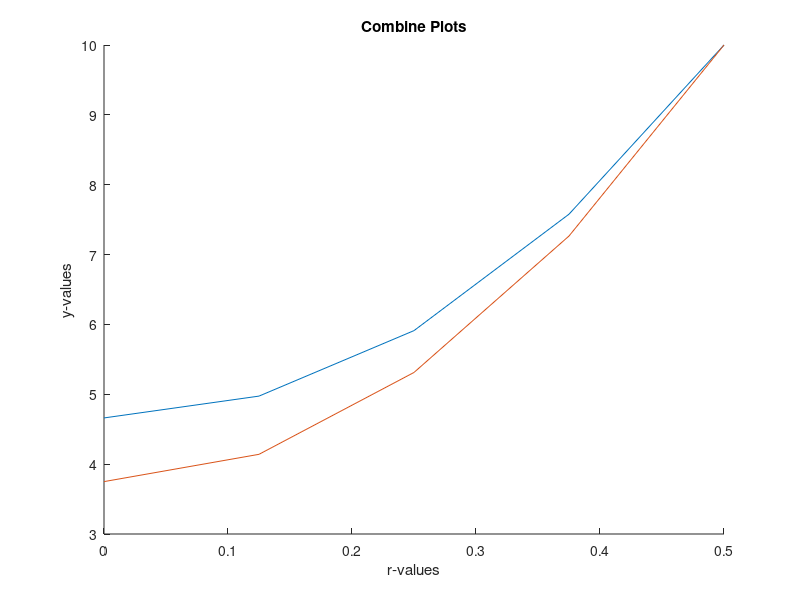

MATLAB code for this plot:
clc;
clear all;
Ce=10;
R=0.5;
k=4*10^(-9);
s= 10^(-8);
Deff= 10^(-10);

N=4;
dr=R/N;



d1= (Deff)/(dr^2);
d2= Deff/dr;

K=sparse(N+1,N+1);
F=zeros(N+1,1);

C0=0;

K(1,1)=-3;
K(1,2)=4;
K(1,3)=-1;
K(N+1,N+1)=1;
F(1,1)=0;
F(N+1,1)=Ce;
for i = 2:N;
        K(i,i-1:i+1) = [d1 -2*d1-d2/(dr*(i-1)) d1+d2/(dr*(i-1))];
        F(i,1) = s;
end

U=K\F;

x=0:dr:R;
hold on
plot(x,U,'DisplayName','numerical solution')


X= (1/4).*(s./Deff).*(x.^2-R^2)+Ce
plot(x,X,'DisplayName','analytical solution')

title('Combine Plots')
xlabel('r-values')
ylabel('y-values')

hold off
% initial value of norme 1 and 2 
L_1 =1/(N+1)*(U(1)-X(1));
L_2=(1/(N+1)*(U(1)-X(1))^2);
% storing in a matrix the error to find the maximum for Linfinity
store = [U(1)-X(1)];
% applying the sum and concatination of matrices
for j=2:N+1
    L_1=L_1+ 1/(N+1)*(U(j)-X(j));
    L_2=L_2+ (1/(N+1)*(U(j)-X(j))^2);
    
    store(j)=[U(j)-X(j)];
   
end
% displaying the norms
L_1
L_2=L_2^0.5
L_3=max(store)